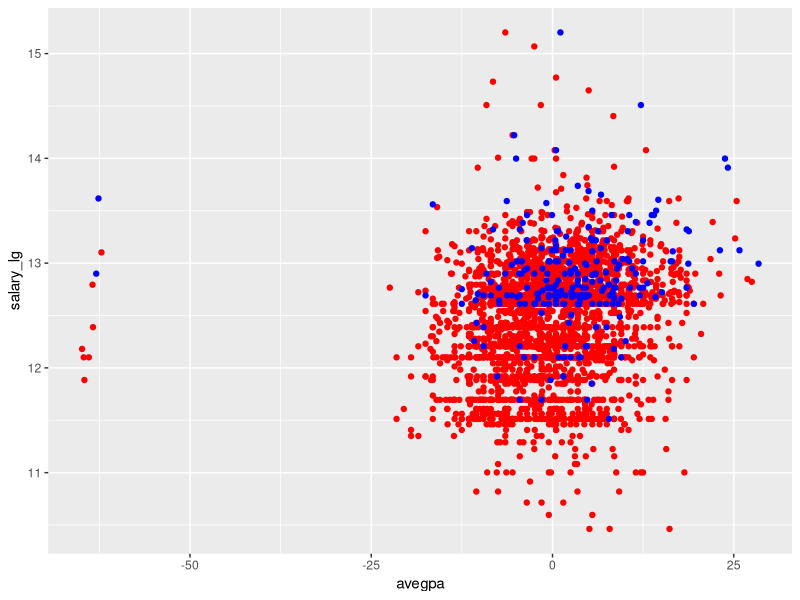
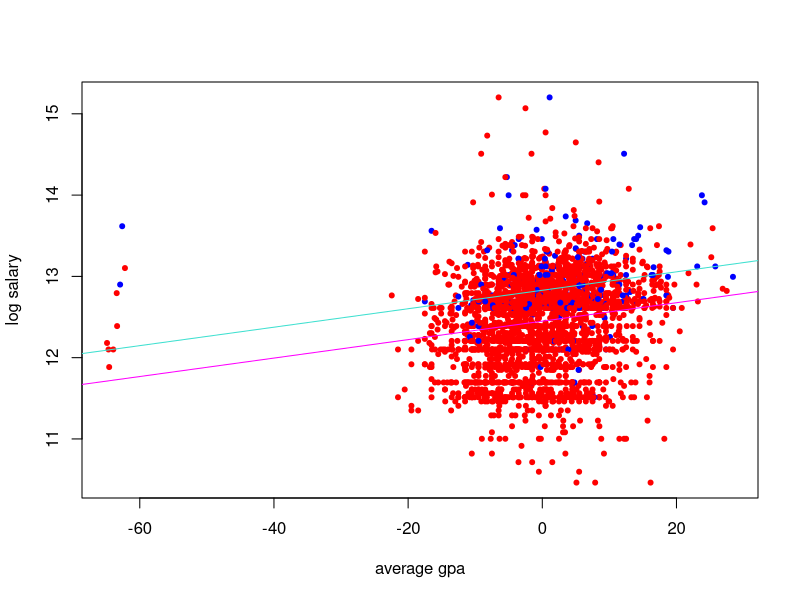

Recreate these plots in R, in order.
## ---- chunk 1
knitr::opts_chunk$set(echo = TRUE)
library(tidyverse)
library(dplyr)
## ---- chunk 2
RawData<- read.csv("Engineering_graduate_salary_Simple.csv")
## ---- chunk 3
RawData$male <- 0
RawData$g_college <- 0
RawData$master <- 0
RawData$avegpa <- 0
RawData$salary_lg <- 0
g <- mean(RawData$collegeGPA)
for (i in RawData$X){
  if (RawData$Gender[i] =="m")
    RawData$male[i] <- 1
  if (RawData$CollegeTier[i] ==1)
    RawData$g_college[i] <- 1
  if (RawData$Degree[i] == "MCA")
    RawData$master[i] <- 1
  RawData$avegpa[i] <- RawData$collegeGPA[i] - g
  RawData$salary_lg[i] <- log(RawData$Salary[i])
}

## ---- chunk 4
fit_1 <- lm(salary_lg ~ g_college + avegpa, data = RawData)
summary(fit_1)
c <- coef(fit_1)
ggplot(RawData,aes(avegpa,salary_lg))+
  geom_point(data=RawData %>% filter(g_college==0), col = "red")+
  geom_point(data=RawData %>% filter(g_college==1), col = "blue"
             ) 
color <- ifelse(RawData$g_college==0,"red", "blue")
plot(RawData$avegpa,RawData$salary_lg,pch=20, col = color, xlab = 'average gpa', ylab = 'log salary')
abline(c[1], c[3],col="magenta")
abline(c[1] + c[2], c[3],col="turquoise")

#people who get their master degree is averagely earning .38% higher salary comparing to those who didn't
#1 point higher aggregate GPA at one's graduation is averagely associated with a increase of .011 percent in salary
            
  
